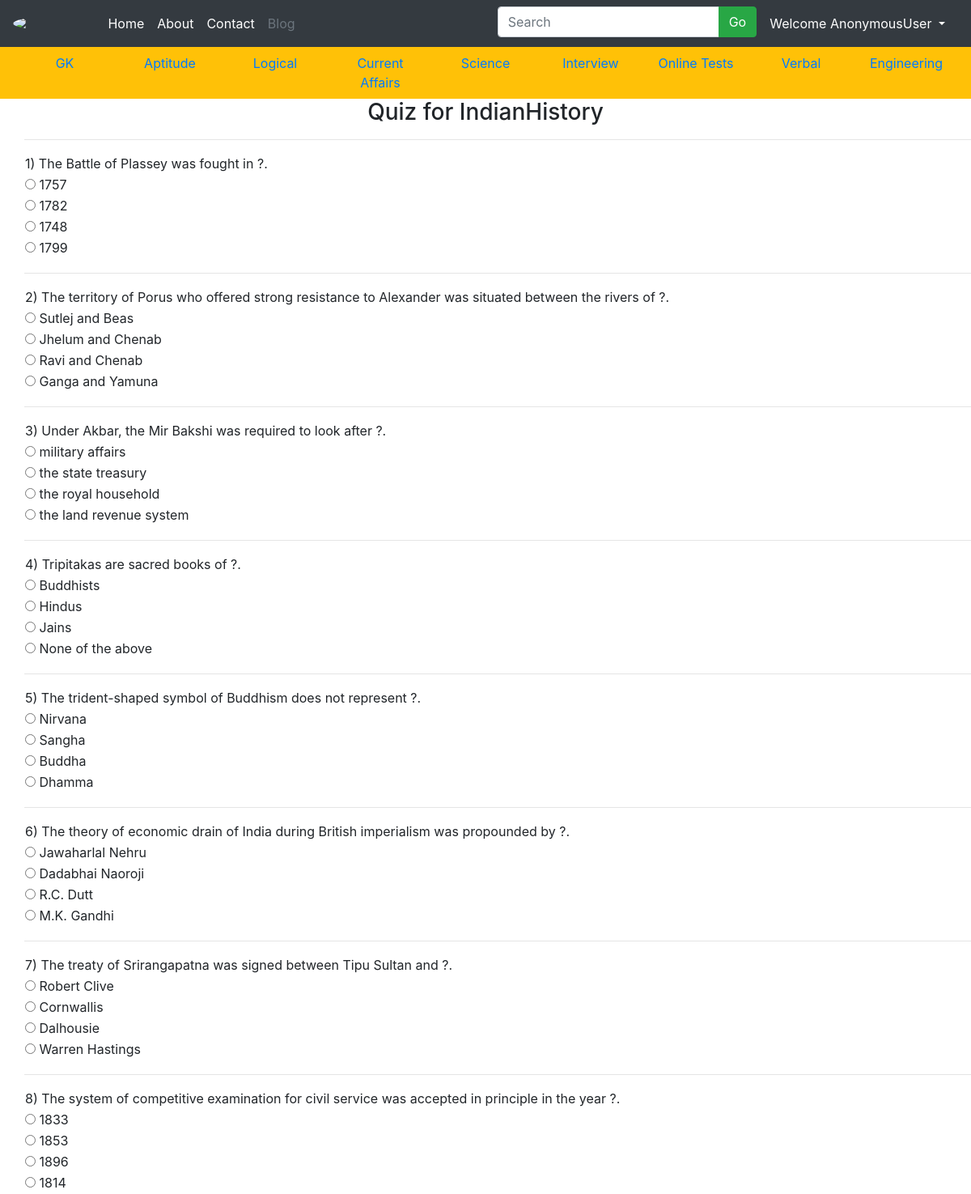
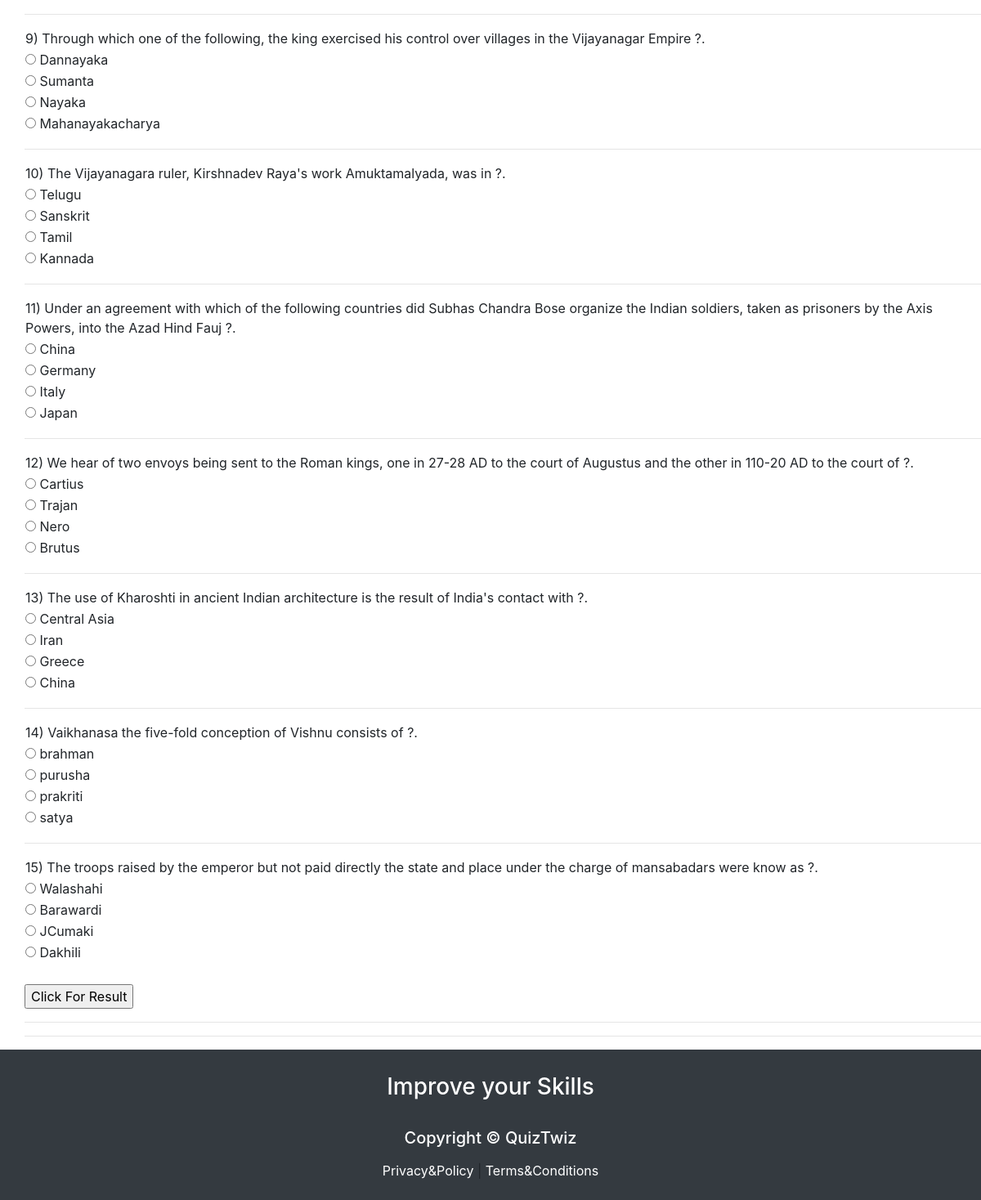
The page /indianHistory on the database its author committed (2 pictures, top to bottom).
### QuizApp/models.py (models this page shows, shortened)
class IndianHistory(models.Model):
    Question = models.CharField(max_length=250)
    option1 = models.CharField(max_length=100)
    option2 = models.CharField(max_length=100)
    option3 = models.CharField(max_length=100)
    option4 = models.CharField(max_length=100)
    correctans = models.CharField(max_length=100)

### QuizApp/views.py (the view)
# urls.py: path('indianHistory',views.indianHistory, name='IndianHistory'),
def indianHistory(request):
    results = IndianHistory.objects.all()
    return render(request,'IndianHistory.html',{'IndianHistory':results})

### Templates/IndianHistory.html (shortened to what this page needs)
{% extends 'base.html' %}
{% block body %}
<center>
    <h3>Quiz for IndianHistory</h3>
</center>
<div style="padding-left:30px">
    {%for result in IndianHistory%}
        <table>
            <tr>
                <td>{{result.Question}} ?.</td>
            </tr>
            <tr>
                <td><input type="radio" id="option1" class="rb" name="{{result.Question}}" value="{{result.option1}}"> {{result.option1}}</td>
            </tr>
            <tr>
                <td><input type="radio" id="option2" class="rb" name="{{result.Question}}" value="{{result.option2}}"> {{result.option2}}</td>
            </tr>
            <tr>
                <td><input type="radio" id="option3" class="rb" name="{{result.Question}}" value="{{result.option3}}"> {{result.option3}}</td>
            </tr>
            <tr>
                <td><input type="radio" id="option4" class="rb" name="{{result.Question}}" value="{{result.option4}}"> {{result.option4}}</td>
            </tr>
            <tr>
                <td><lable id="correctans" class="rb" style="display:none; color:green;"><b>The Correct Answer Is :{{result.correctans}}</b></lable></td>
            </tr>
            <hr>
        </table>
    {% endfor %}
    <br>
    <input type="submit" value="Click For Result" id="but1" onclick="getanswers();"/>
    <hr/>
    <hr>
</div>
{% endblock body %}

### rows shown on the page
IndianHistory: Question "1) The Battle of Plassey was fought in", option1 "1757", option2 "1782", option3 "1748", option4 "1799"
IndianHistory: Question "2) The territory of Porus who offered strong resistance to Alexander was situated between the rivers of", option1 "Sutlej and Beas", option2 "Jhelum and Chenab", option3 "Ravi and Chenab", option4 "Ganga and Yamuna"
IndianHistory: Question "3) Under Akbar, the Mir Bakshi was required to look after", option1 "military affairs", option2 "the state treasury", option3 "the royal household", option4 "the land revenue system"
IndianHistory: Question "4) Tripitakas are sacred books of", option1 "Buddhists", option2 "Hindus", option3 "Jains", option4 "None of the above"
IndianHistory: Question "5) The trident-shaped symbol of Buddhism does not represent", option1 "Nirvana", option2 "Sangha", option3 "Buddha", option4 "Dhamma"
IndianHistory: Question "6) The theory of economic drain of India during British imperialism was propounded by", option1 "Jawaharlal Nehru", option2 "Dadabhai Naoroji", option3 "R.C. Dutt", option4 "M.K. Gandhi"
IndianHistory: Question "7) The treaty of Srirangapatna was signed between Tipu Sultan and", option1 "Robert Clive", option2 "Cornwallis", option3 "Dalhousie", option4 "Warren Hastings"
IndianHistory: Question "8) The system of competitive examination for civil service was accepted in principle in the year", option1 "1833", option2 "1853", option3 "1896", option4 "1814"
IndianHistory: Question "9) Through which one of the following, the king exercised his control over villages in the Vijayanagar Empire", option1 "Dannayaka", option2 "Sumanta", option3 "Nayaka", option4 "Mahanayakacharya"
IndianHistory: Question "10) The Vijayanagara ruler, Kirshnadev Raya's work Amuktamalyada, was in", option1 "Telugu", option2 "Sanskrit", option3 "Tamil", option4 "Kannada"
IndianHistory: Question "11) Under an agreement with which of the following countries did Subhas Chandra Bose organize the Indian soldiers, taken as prisoners by the Axis Powers, into the Azad Hind Fauj", option1 "China", option2 "Germany", option3 "Italy", option4 "Japan"
IndianHistory: Question "12) We hear of two envoys being sent to the Roman kings, one in 27-28 AD to the court of Augustus and the other in 110-20 AD to the court of", option1 "Cartius", option2 "Trajan", option3 "Nero", option4 "Brutus"
IndianHistory: Question "13) The use of Kharoshti in ancient Indian architecture is the result of India's contact with", option1 "Central Asia", option2 "Iran", option3 "Greece", option4 "China"
IndianHistory: Question "14) Vaikhanasa the five-fold conception of Vishnu consists of", option1 "brahman", option2 "purusha", option3 "prakriti", option4 "satya"
IndianHistory: Question "15) The troops raised by the emperor but not paid directly the state and place under the charge of mansabadars were know as", option1 "Walashahi", option2 "Barawardi", option3 "JCumaki", option4 "Dakhili"

### other values the page prints
{{ request.user }} "AnonymousUser"
